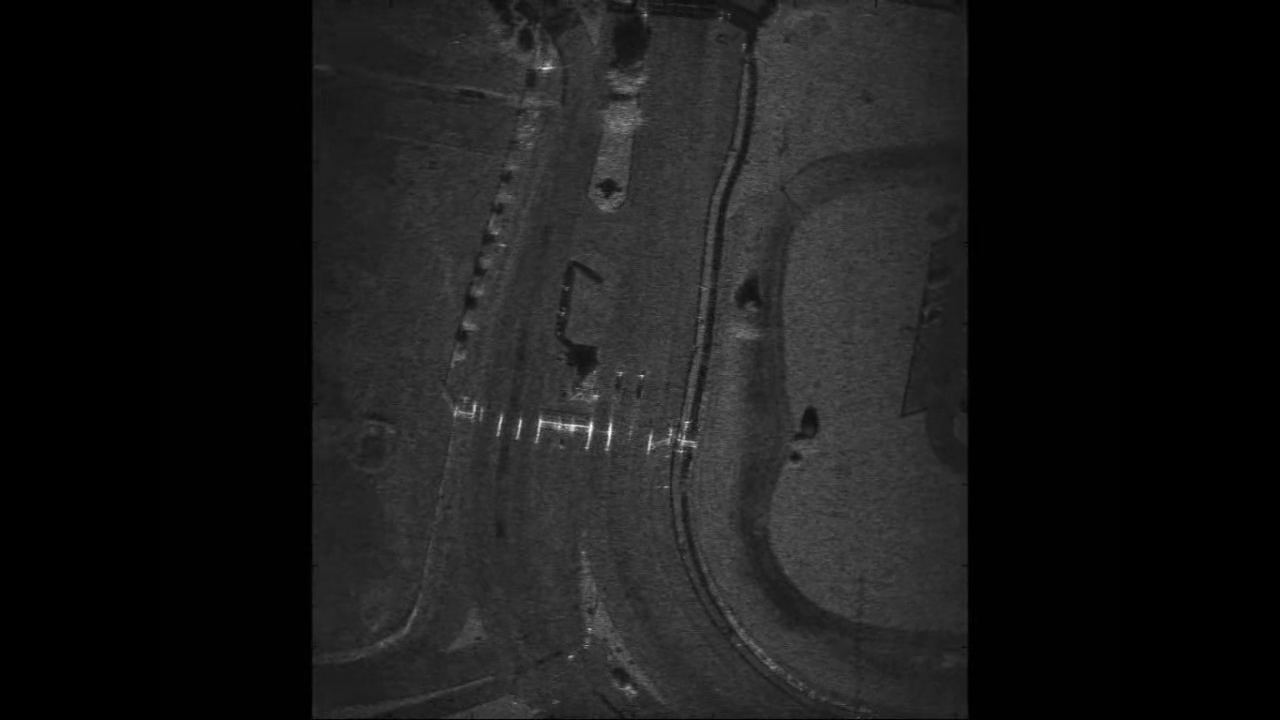
#> input picture Filter Test/Screenshot (7).png, 1280 x 720 px; the run also reads 1 picture not shown here
$ python 'Lucas Kanade Method Test.py'   (older library calls are emulated)
#> lines starting #> are read from the running program, lines starting #| are printed output that depends on the picture
import numpy as np
import cv2
from numpy.linalg import inv


def optical_flow(windowCurrent, windowPast):
    # Optical flow corresponding to the window 1

    Ix_sobel = cv2.Sobel(windowCurrent, cv2.CV_64F, 1, 0, ksize=-1)
    abs_Ix = np.absolute(Ix_sobel)
    Ix = np.uint8(abs_Ix)

    Iy_sobel = cv2.Sobel(windowCurrent, cv2.CV_64F, 0, 1, ksize=-1)
    abs_Iy = np.absolute(Iy_sobel)
    Iy = np.uint8(abs_Iy)

    col1 = Ix.flatten('F')
    col2 = Iy.flatten('F')

    A = np.concatenate((col1[np.newaxis, :], col2[np.newaxis, :])).transpose()

    b = windowCurrent - windowPast
    b = b.flatten().transpose()
    try:
        v = np.matmul(np.matmul(inv(np.matmul(A.T, A)), A.T), b)
    except:
        return (0,0)
    else:
        return v

def optical_flow_imageWindows(imageCurrent, imagePast, window_size=1, steps = 25):

    outList = []

    image1_shape = imageCurrent.shape
    window_length = 2*window_size +1

    window1 = np.zeros((window_length, window_length), np.int16)
    window2 = np.zeros((window_length, window_length), np.int16)

    for h in range(window_size , image1_shape[0] - window_size, steps):
        for w in range(window_size , image1_shape[1] - window_size, steps):
            window_W = 0
            for i in range(h - window_size, h + window_size + 1):
                window_H = 0
                for j in range(w - window_size, w + window_size + 1):
                    window1[window_W][window_H] = imageCurrent[i][j]
                    window2[window_W][window_H] = imagePast[i][j]
                    window_H = window_H + 1
                else:
                    window_W = window_W + 1
            else:
                flow = optical_flow (window1, window2)
                if(flow[0] == 0 and flow[1] == 0):
                    continue
                else:
                    outList.append(((w, h), flow))
    return outList


imagePast = cv2.imread('Screenshot (7).png')
#> imagePast is the input picture: shape (720, 1280, 3); min 0, max 255, mean 25.5
imageCurrent = cv2.imread('Screenshot (8).png')

im1Gray = cv2.cvtColor(imageCurrent, cv2.COLOR_BGR2GRAY)
im2Gray = cv2.cvtColor(imagePast, cv2.COLOR_BGR2GRAY)

lines = optical_flow_imageWindows(im1Gray, im2Gray)

for line in lines:

    im1Gray =  cv2.line(im1Gray, line[0],(int(round(line[0][0]+line[1][0])),
                                          int(round(line[0][1] + line[1][1]))), 255, 1)

    im2Gray = cv2.line(im2Gray, line[0], (int(round(line[0][0] + line[1][0])),
                                          int(round(line[0][1] + line[1][1]))), 255, 1)
#> this loop made 716 passes
#> line on passes 1 to 3: ((326, 1), [-3.42, 5.92]), ((351, 1), [-0.0407, 0.683]), ((376, 1), [-0.468, -1.37])
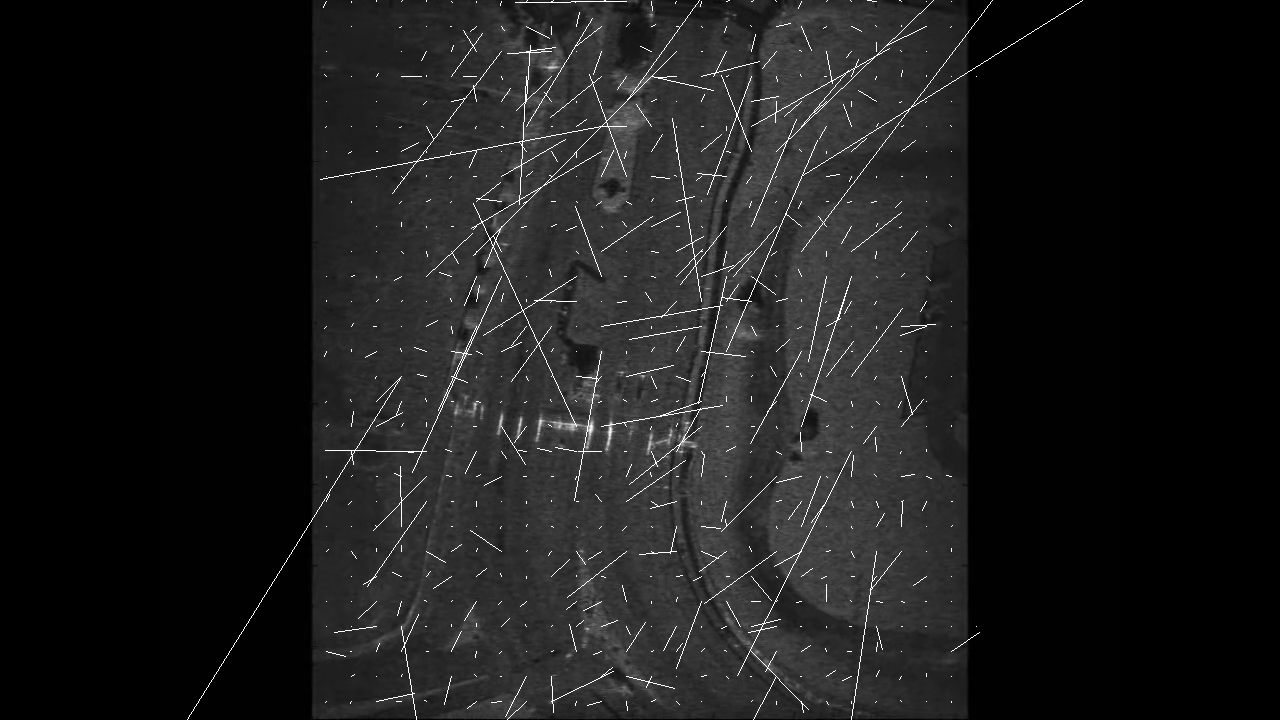
#> im1Gray: shape (720, 1280); min 0, max 255, mean 28.4
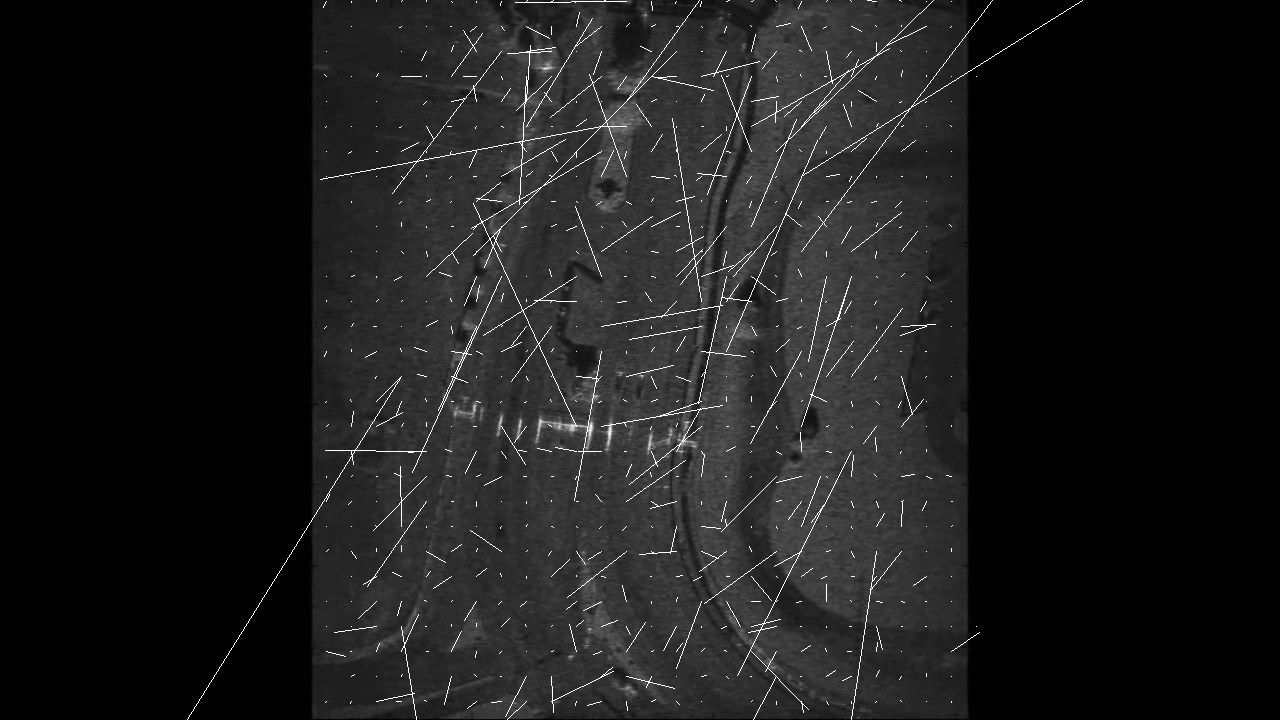
#> im2Gray: shape (720, 1280); min 0, max 255, mean 28.2

cv2.imshow('test1', im1Gray)
cv2.imshow('test2', im2Gray)
cv2.waitKey(0)
cv2.destroyAllWindows()
